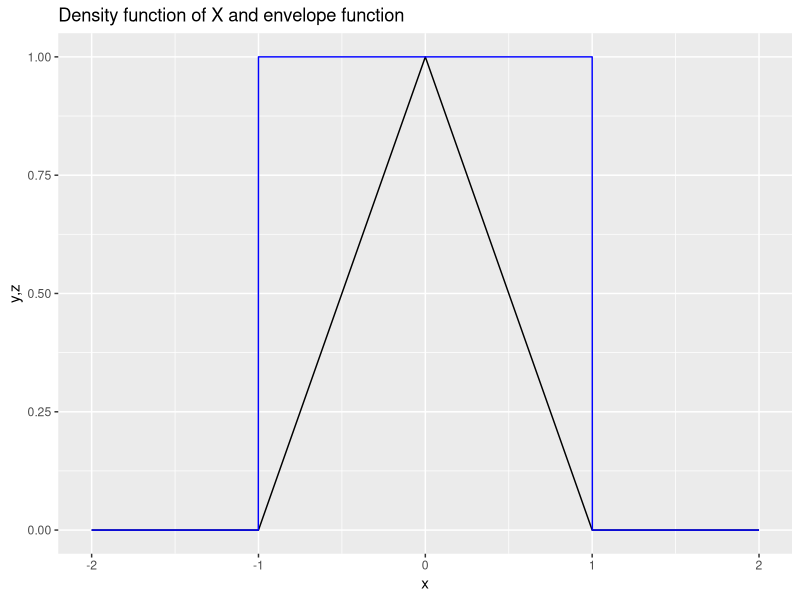
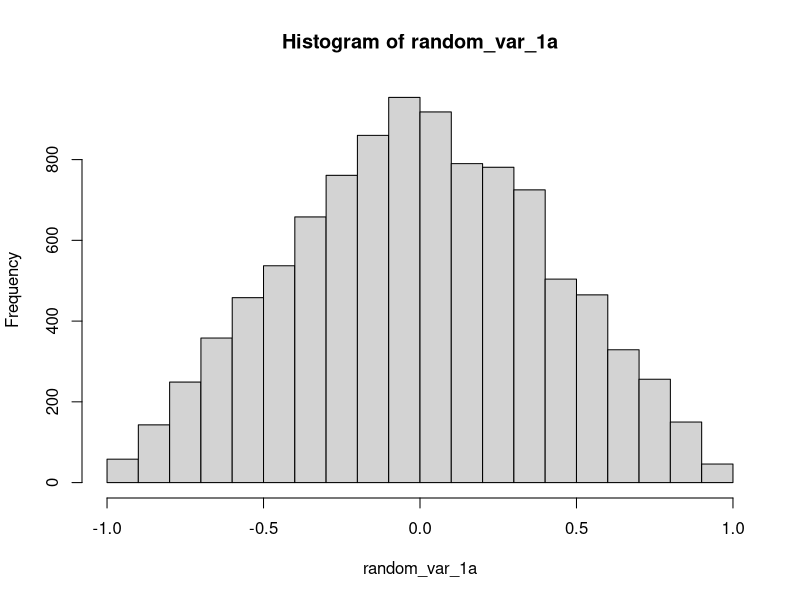
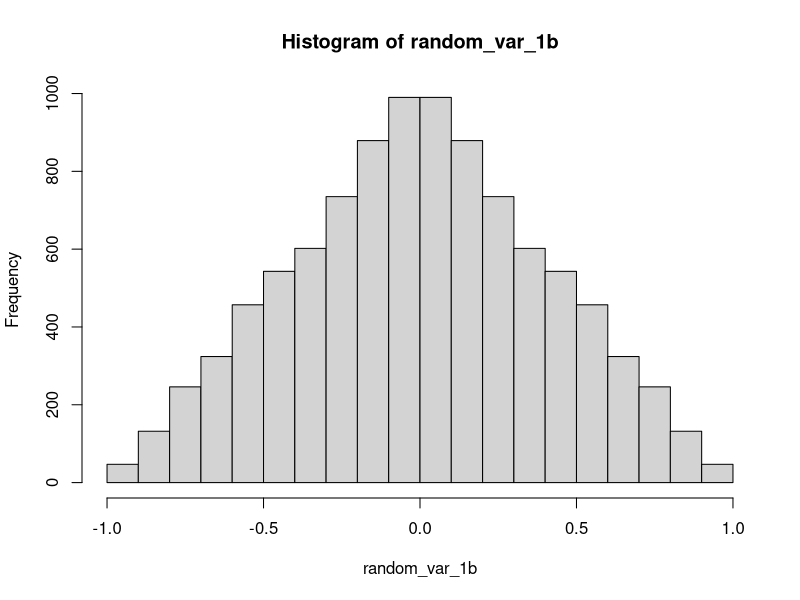
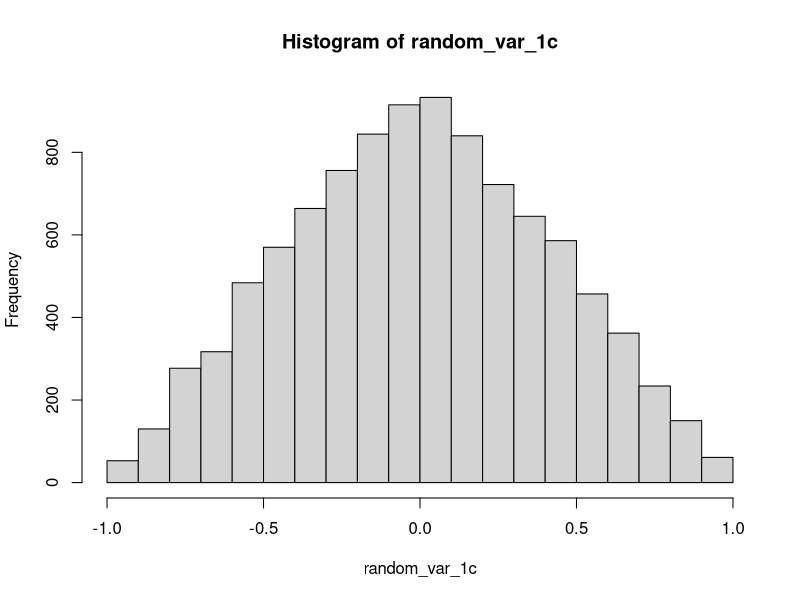

Here is the R script that generated these plots, in order:
## ---- chunk 1
########################## Init code for question 1 ############################
rm(list = ls())
## ---- chunk 2
########################## [ 1 a ] #############################################

x <- seq(-2, 2, by = 0.001)
y <- rep(0, length(x))
z <- rep(0, length(x))

x1_index <- which(x > 1 | x < -1)
x2_index <- which(x >= -1 & x <= 0)
x3_index <- which(x > 0 & x <= 1)

y[x1_index] <- 0
y[x2_index] <- x[x2_index] + 1
y[x3_index] <- 1 - x[x3_index]

z0_index <- which(x > 1 | x < -1)
z1_index <- which(x >= -1 & x <= 1)

z[z1_index] <- 1
z[-z1_index] <- 0

data <- data.frame(x, y, z)

graph <- ggplot2::ggplot(data) +
  ggplot2::geom_line(mapping=ggplot2::aes(x=x,y=y)) + 
  ggplot2::geom_line(mapping=ggplot2::aes(x=x,y=z),color="blue") + 
  ggplot2::ggtitle("Density function of X and envelope function") +
  ggplot2::xlab("x") +
  ggplot2::ylab("y,z")

graph
## ---- chunk 3
generate_random_var_1a <- function(n, a) {
  samples <- numeric(n)
  # Generate a sample from the proposal distribution in [-1,1]
  count <- 1
  e <- 1 / a

  while (count <= n) {

    x <- runif(1, -1, 1)
    # Calculate the acceptance probability
    u <- runif(1)

    # since g will always be 1 in the range [-1,1], so y = 1
    # f1(Y) = 1 - Y and e(Y) = 1 / a = 2
    # f2(Y) = Y + 1 and e(Y) = 1 / a = 2
    # so we have f(Y) / e(Y) = (1 - Y) / 2 or Y+1 / e

    # Calculate the acceptance probability

    if (x > 0 && u <= (1 - x) / e) {
      samples[count] <- x
      count <- count + 1
    }

    if (x <= 0 && u <= (x + 1) / e) {
      samples[count] <- x
      count <- count + 1
    }
  }

  return(samples)
}

a <- 0.5
random_var_1a <- generate_random_var_1a(10000, a)
hist(random_var_1a)
## ---- chunk 4
########################## [ 1 b ] #############################################
generate_random_var_1b <- function(n){
  u <- runif(n)
  x1 <-  - 1 + sqrt(1 - 2 * u)
  x2 <-  1 - sqrt(1 - 2 * u)
  return(c(x1, x2))
}

random_var_1b <- generate_random_var_1b(10000)
hist(random_var_1b)
## ---- chunk 5
########################## [ 1 c ] #############################################
generate_random_var_1c <- function(n){
  u1_1c <- runif(n)
  u2_1c <- runif(n)
  return(u1_1c - u2_1c)
}

random_var_1c <- generate_random_var_1c(10000)
hist(random_var_1c)
## ---- chunk 6
########################## Init code for question 2#############################
knitr::opts_chunk$set(echo = TRUE)
rm(list = ls())
## ---- chunk 7
########################## [ 2 a ] ######################################
## ---- chunk 8
########################## [ 2 b ] #############################################
